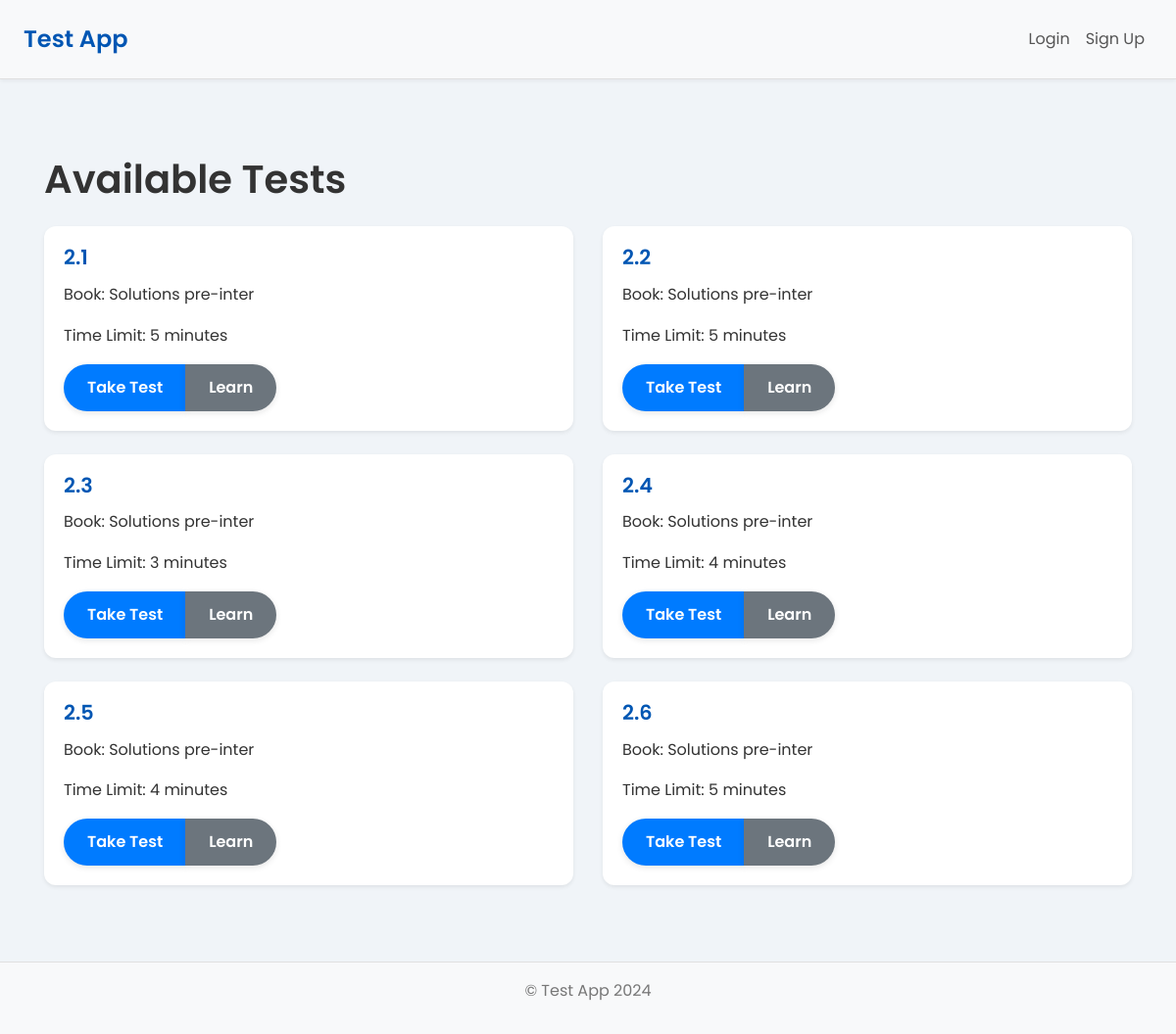
Screenshot of /book/1 with the database file from the repository.
### app/models.py (models this page shows)
class Test(db.Model):
    __tablename__ = 'test'  # Explicitly specify table name
    id = db.Column(db.Integer, primary_key=True)
    name = db.Column(db.String(150), nullable=False)
    content = db.Column(db.Text, nullable=False)
    book_id = db.Column(db.Integer, db.ForeignKey('book.id'), nullable=False)
    time_limit = db.Column(db.Integer, nullable=True)  # Time limit in minutes
    shuffle_sentences = db.Column(db.Boolean, default=False)
    shuffle_paragraphs = db.Column(db.Boolean, default=False)
    created_by = db.Column(db.Integer, db.ForeignKey('user.id'), nullable=False)
    test_results = db.relationship(
        'TestResult',
        backref='test',
        lazy=True,
        cascade='all, delete-orphan'
    )
    learn_test_results = db.relationship(
        'LearnTestResult',
        backref='test',
        lazy=True,
        cascade='all, delete-orphan'
    )

class Book(db.Model):
    __tablename__ = 'book'  # Explicitly specify table name
    id = db.Column(db.Integer, primary_key=True)
    title = db.Column(db.String(150), nullable=False)
    tests = db.relationship(
        'Test',
        backref='book',
        lazy=True,
        cascade='all, delete-orphan'
    )

### app/routes/main.py (the view)
@main_bp.route('/book/<int:book_id>')
def book_tests(book_id):
    book = Book.query.get_or_404(book_id)
    tests = Test.query.filter_by(book_id=book.id).all()
    return render_template('main/book_tests.html', book=book, tests=tests)

### app/templates/main/book_tests.html (shortened to what this page needs)
{% extends "layouts/base.html" %}
{% block content %}
  <h1 class="my-4">Available Tests</h1>
  <div class="row">
    {% for test in tests %}
      <div class="col-12 col-md-6 mb-4">
        <div class="card h-100 shadow-sm">
          <div class="card-body">
            <h5 class="card-title">{{ test.name }}</h5>
            <p>Book: {{ test.book.title }}</p>
            {% if test.time_limit %}
              <p>Time Limit: {{ test.time_limit }} minutes</p>
            {% else %}
              <p>No Time Limit</p>
            {% endif %}
            <div class="btn-group" role="group">
              <a href="{{ url_for('tests.take_test', test_id=test.id) }}" class="btn btn-primary btn-sm">Take Test</a>
              <a href="{{ url_for('tests.learn_test', test_id=test.id) }}" class="btn btn-secondary">Learn</a>
        </div>
      </div>
    </div>
  </div>
{% else %}
  <p>No tests available.</p>
{% endfor %}
</div>
{% endblock %}

### app/static/styles.css (style rules this page uses)
body { font-family: 'Poppins', sans-serif; background-color: #f0f4f8; color: #333; line-height: 1.6; }
h1, h2, h3, h4, h5, h6 { font-weight: 600; }
.card { border: none; border-radius: 12px; box-shadow: 0 4px 12px rgba(0, 0, 0, 0.1); transition: transform 0.2s ease-in-out, box-shadow 0.2s ease-in-out; }
.card-title { font-size: 1.3rem; font-weight: 600; color: #0056b3; }
.btn { font-size: 1rem; font-weight: 600; padding: 12px 24px; border-radius: 30px; border: none; transition: transform 0.2s ease, box-shadow 0.2s ease; box-shadow: 0 2px 6px rgba(0, 0, 0, 0.1); }
.btn-primary { background-color: #007bff; color: white; }
.btn-secondary { background-color: #6c757d; color: white; }

### rows the page displays
Test: name "2.1", book "Solutions pre-inter", time_limit "5"
Test: name "2.2", book "Solutions pre-inter", time_limit "5"
Test: name "2.3", book "Solutions pre-inter", time_limit "3"
Test: name "2.4", book "Solutions pre-inter", time_limit "4"
Test: name "2.5", book "Solutions pre-inter", time_limit "4"
Test: name "2.6", book "Solutions pre-inter", time_limit "5"
